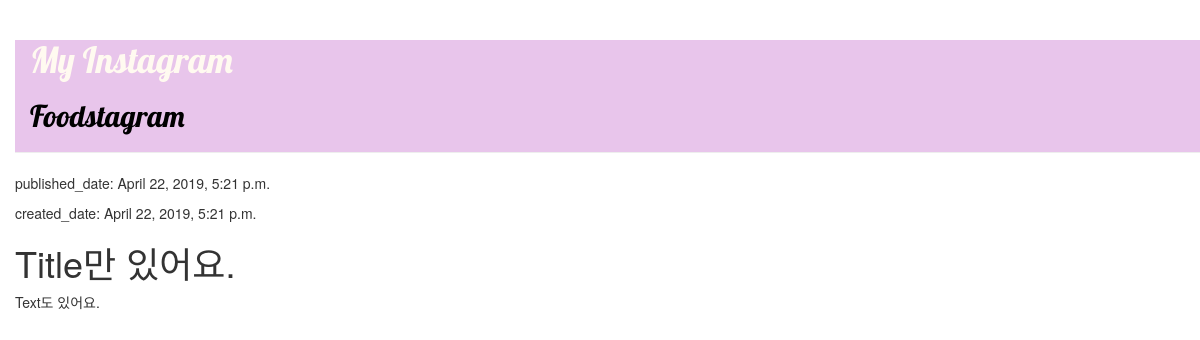
Page /2/ on the committed database.
### board/models.py (models this page shows, shortened)
class Post(models.Model):
    title = models.CharField(max_length=200)
    text = models.TextField()
    created_date = models.DateTimeField(blank=True, null=True)
    published_date = models.DateTimeField(default=timezone.now)

### board/views.py (the view)
# urls.py: path('<int:pk>/', views.DetailView.as_view(), name='post_detail')
class DetailView(generic.DetailView):
    model = Post
    template_name = 'board/post_detail.html'

### board/templates/board/post_detail.html
{% extends 'board/base.html' %}
{% block content %}
    <div class="post">
        {% if post.published_date %}
            <div class="date">
                <p>published_date: {{ post.published_date }}</p>
                <p>created_date: {{ post.created_date }}</p>
            </div>
        {% endif %}
        <h1>{{ post.title }}</h1>
        <p>{{ post.text|linebreaksbr }}</p>
    </div>
{% endblock %}

### board/static/css/board.css (style rules this page uses)
body { padding-left: 15px; }

### rows in the picture
Post: published_date "April 22, 2019, 5:21 p.m.", created_date "April 22, 2019, 5:21 p.m.", title "Title만 있어요.", text "Text도 있어요."
